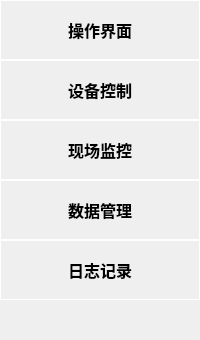
       <widget class="QWidget" name="widget_10" native="true">
        <property name="styleSheet">
         <string notr="true">background-color: rgb(45, 44, 50);

QPushButton {
	color: #ffffff; 
	border: none; 
	background-color: #2d2c32;
}</string>
        </property>
        <layout class="QVBoxLayout" name="verticalLayout_19">
         <property name="spacing">
          <number>0</number>
         </property>
         <property name="leftMargin">
          <number>0</number>
         </property>
         <property name="topMargin">
          <number>0</number>
         </property>
         <property name="rightMargin">
          <number>0</number>
         </property>
         <property name="bottomMargin">
          <number>0</number>
         </property>
         <item>
          <widget class="QPushButton" name="btn_page1">
           <property name="minimumSize">
            <size>
             <width>200</width>
             <height>60</height>
            </size>
           </property>
           <property name="maximumSize">
            <size>
             <width>200</width>
             <height>60</height>
            </size>
           </property>
           <property name="font">
            <font>
             <pointsize>12</pointsize>
             <bold>true</bold>
            </font>
           </property>
           <property name="styleSheet">
            <string notr="true">border: 1px solid #ffffff;
background-color: rgba(255, 255, 255, 0);</string>
           </property>
           <property name="text">
            <string>操作界面</string>
           </property>
          </widget>
         </item>
         <item>
          <widget class="QPushButton" name="btn_page2">
           <property name="minimumSize">
            <size>
             <width>200</width>
             <height>60</height>
            </size>
           </property>
           <property name="maximumSize">
            <size>
             <width>200</width>
             <height>60</height>
            </size>
           </property>
           <property name="font">
            <font>
             <pointsize>12</pointsize>
             <bold>true</bold>
            </font>
           </property>
           <property name="styleSheet">
            <string notr="true">border: 1px solid #ffffff;
background-color: rgba(255, 255, 255, 0);</string>
           </property>
           <property name="text">
            <string>设备控制</string>
           </property>
          </widget>
         </item>
         <item>
          <widget class="QPushButton" name="btn_page3">
           <property name="enabled">
            <bool>true</bool>
           </property>
           <property name="minimumSize">
            <size>
             <width>200</width>
             <height>60</height>
            </size>
           </property>
           <property name="maximumSize">
            <size>
             <width>200</width>
             <height>60</height>
            </size>
           </property>
           <property name="font">
            <font>
             <pointsize>12</pointsize>
             <bold>true</bold>
            </font>
           </property>
           <property name="styleSheet">
            <string notr="true">border: 1px solid #ffffff;
background-color: rgba(255, 255, 255, 0);</string>
           </property>
           <property name="text">
            <string>现场监控</string>
           </property>
          </widget>
         </item>
         <item>
          <widget class="QPushButton" name="btn_page4">
           <property name="minimumSize">
            <size>
             <width>200</width>
             <height>60</height>
            </size>
           </property>
           <property name="maximumSize">
            <size>
             <width>200</width>
             <height>60</height>
            </size>
           </property>
           <property name="font">
            <font>
             <pointsize>12</pointsize>
             <bold>true</bold>
            </font>
           </property>
           <property name="styleSheet">
            <string notr="true">border: 1px solid #ffffff;
background-color: rgba(255, 255, 255, 0);</string>
           </property>
           <property name="text">
            <string>数据管理</string>
           </property>
          </widget>
         </item>
         <item>
          <widget class="QPushButton" name="btn_page5">
           <property name="minimumSize">
            <size>
             <width>200</width>
             <height>60</height>
            </size>
           </property>
           <property name="maximumSize">
            <size>
             <width>200</width>
             <height>60</height>
            </size>
           </property>
           <property name="font">
            <font>
             <pointsize>12</pointsize>
             <bold>true</bold>
            </font>
           </property>
           <property name="styleSheet">
            <string notr="true">border: 1px solid #ffffff;
background-color: rgba(255, 255, 255, 0);</string>
           </property>
           <property name="text">
            <string>日志记录</string>
           </property>
          </widget>
         </item>
         <item>
          <spacer name="verticalSpacer_2">
           <property name="orientation">
            <enum>Qt::Vertical</enum>
           </property>
           <property name="sizeHint" stdset="0">
            <size>
             <width>20</width>
             <height>40</height>
            </size>
           </property>
          </spacer>
         </item>
        </layout>
       </widget>
